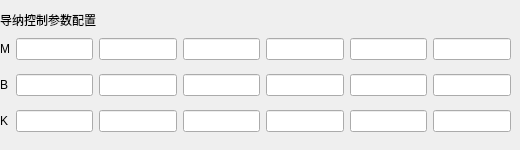
        <widget class="QWidget" name="page_28">
         <widget class="QWidget" name="layoutWidget_17">
          <property name="geometry">
           <rect>
            <x>0</x>
            <y>30</y>
            <width>511</width>
            <height>111</height>
           </rect>
          </property>
          <layout class="QGridLayout" name="gridLayout_6">
           <item row="0" column="0">
            <widget class="QLabel" name="label_72">
             <property name="text">
              <string>M</string>
             </property>
            </widget>
           </item>
           <item row="0" column="1">
            <widget class="QLineEdit" name="lineEdit_119"/>
           </item>
           <item row="0" column="2">
            <widget class="QLineEdit" name="lineEdit_120"/>
           </item>
           <item row="0" column="3">
            <widget class="QLineEdit" name="lineEdit_121"/>
           </item>
           <item row="0" column="4">
            <widget class="QLineEdit" name="lineEdit_122"/>
           </item>
           <item row="0" column="5">
            <widget class="QLineEdit" name="lineEdit_123"/>
           </item>
           <item row="0" column="6">
            <widget class="QLineEdit" name="lineEdit_124"/>
           </item>
           <item row="1" column="0">
            <widget class="QLabel" name="label_73">
             <property name="text">
              <string>B</string>
             </property>
            </widget>
           </item>
           <item row="1" column="1">
            <widget class="QLineEdit" name="lineEdit_125"/>
           </item>
           <item row="1" column="2">
            <widget class="QLineEdit" name="lineEdit_126"/>
           </item>
           <item row="1" column="3">
            <widget class="QLineEdit" name="lineEdit_127"/>
           </item>
           <item row="1" column="4">
            <widget class="QLineEdit" name="lineEdit_128"/>
           </item>
           <item row="1" column="5">
            <widget class="QLineEdit" name="lineEdit_129"/>
           </item>
           <item row="1" column="6">
            <widget class="QLineEdit" name="lineEdit_130"/>
           </item>
           <item row="2" column="0">
            <widget class="QLabel" name="label_74">
             <property name="text">
              <string>K</string>
             </property>
            </widget>
           </item>
           <item row="2" column="1">
            <widget class="QLineEdit" name="lineEdit_131"/>
           </item>
           <item row="2" column="2">
            <widget class="QLineEdit" name="lineEdit_132"/>
           </item>
           <item row="2" column="3">
            <widget class="QLineEdit" name="lineEdit_133"/>
           </item>
           <item row="2" column="4">
            <widget class="QLineEdit" name="lineEdit_134"/>
           </item>
           <item row="2" column="5">
            <widget class="QLineEdit" name="lineEdit_135"/>
           </item>
           <item row="2" column="6">
            <widget class="QLineEdit" name="lineEdit_136"/>
           </item>
          </layout>
         </widget>
         <widget class="QLabel" name="label_70">
          <property name="geometry">
           <rect>
            <x>0</x>
            <y>10</y>
            <width>131</width>
            <height>19</height>
           </rect>
          </property>
          <property name="text">
           <string>导纳控制参数配置</string>
          </property>
         </widget>
        </widget>
